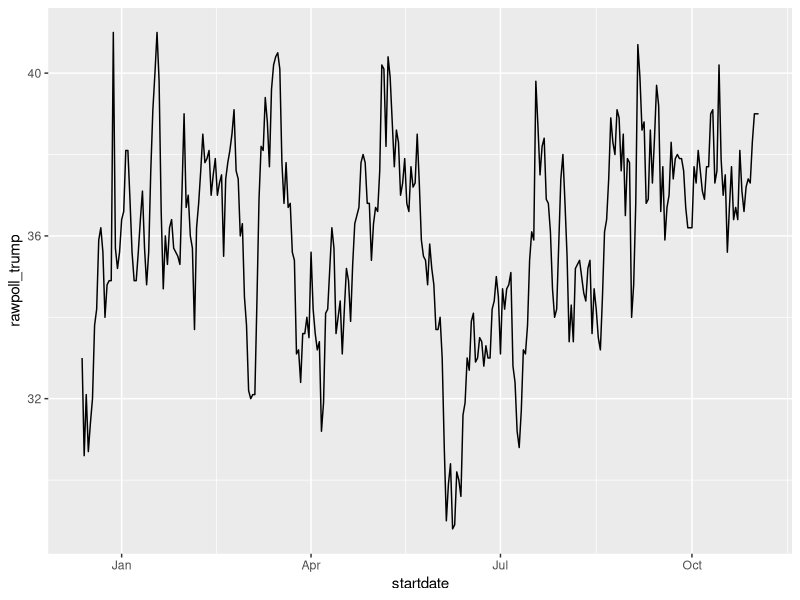

Write the R code that produced this figure.
# inspect the startdate column of 2016 polls data, a Date type
library(tidyverse)
library(dslabs)
data("polls_us_election_2016")
polls_us_election_2016$startdate %>% head
class(polls_us_election_2016$startdate)
as.numeric(polls_us_election_2016$startdate) %>% head

# ggplot is aware of dates
polls_us_election_2016 %>% filter(pollster == "Ipsos" & state =="U.S.") %>%
  ggplot(aes(startdate, rawpoll_trump)) +
  geom_line()

# lubridate: the tidyverse date package
library(lubridate)

# select some random dates from polls
set.seed(2)
dates <- sample(polls_us_election_2016$startdate, 10) %>% sort
dates

# extract month, day, year from date strings
data.frame(date = dates, 
           month = month(dates),
           day = day(dates),
           year = year(dates))

month(dates, label = TRUE)    # extract month label

# ymd works on mixed date styles
x <- c(20090101, "2009-01-02", "2009 01 03", "2009-1-4",
       "2009-1, 5", "Created on 2009 1 6", "200901 !!! 07")
ymd(x)

# different parsers extract year, month and day in different orders
x <- "09/01/02"
ymd(x)
mdy(x)
ydm(x)
myd(x)
dmy(x)
dym(x)

now()    # current time in your time zone
now("GMT")    # current time in GMT
now() %>% hour()    # current hour
now() %>% minute()    # current minute
now() %>% second()    # current second

# parse time
x <- c("12:34:56")
hms(x)

#parse datetime
x <- "Nov/2/2012 12:34:56"
mdy_hms(x)
